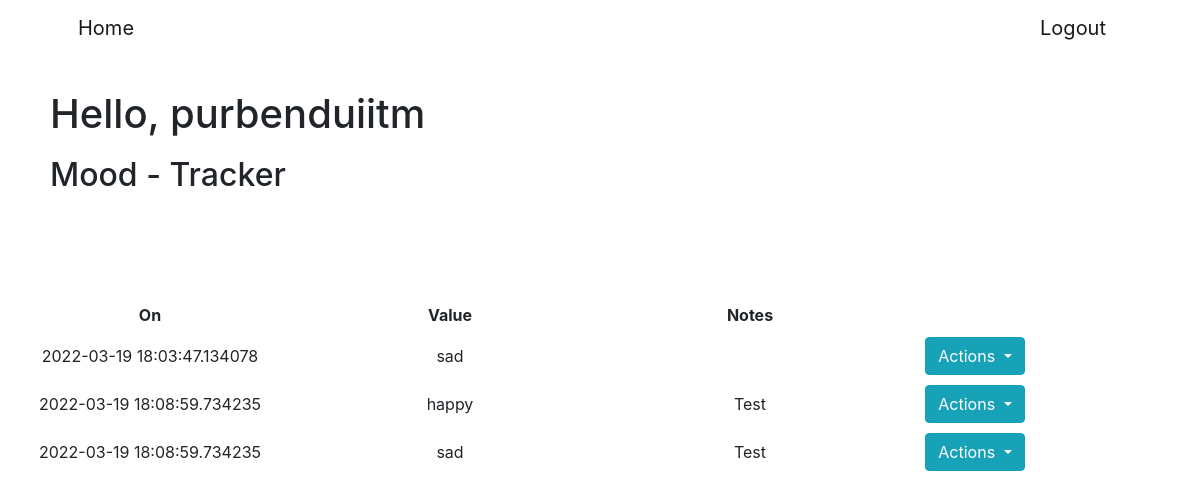
The app's page /purbenduiitm/trackers/Mood/show (signed in) with its own data.
### main.py (models this page shows)
class multiple(db.Model):
    __tablename__ = 'multiple'
    id = db.Column(db.Integer, nullable=False, primary_key=True)
    username = db.Column(db.String,
                         db.ForeignKey('authentication.username'),
                         nullable=False)
    value = db.Column(db.Integer, nullable=False)
    date = db.Column(db.String, nullable=False)
    trackerName = db.Column(db.String, nullable=False)
    notes = db.Column(db.String, nullable=True)

### main.py (the view, shortened to what this page needs)
@app.route("/<string:username>/trackers/<string:trackerName>/show",
           methods=["GET", "POST"])
def showData(username, trackerName):
    if len(loggedIn) == 0 or username != loggedIn[0]:
        return redirect("/")
    dataType = db.session.query(trackers).filter(
        trackers.username == username,
        trackers.trackerName == trackerName).first()
    if dataType.trackerType == 1:  # Numerical
        entry = db.session.query(numerical).filter(
            numerical.username == username,
            numerical.trackerName == trackerName).all()
        if entry == []:
            return render_template("noRecords.html",
                                   username=username,
                                   trackerName=trackerName)
        y, x = [], []
        for data in entry:
            y.append(data.value)
            x.append(data.date)
        f = plt.figure()
        f.set_figwidth(18)
        f.set_figheight(8)
        plt.plot(x, y, marker="o")
        plt.xlabel("Dates")
        plt.ylabel("Result")
        plt.savefig("static/trendline.png")
        return render_template("showData.html",
                               entry=entry,
                               trackerName=trackerName,
                               username=username,
                               image="/static/trendline.png")
    elif dataType.trackerType == 3:  # multiple
        entry = db.session.query(multiple).filter(
            multiple.username == username,
            multiple.trackerName == trackerName).all()
        if entry == []:
            return render_template("noRecords.html",
                                   username=username,
                                   trackerName=trackerName)
        return render_template("showData.html",
                               entry=entry,
                               trackerName=trackerName,
                               username=username,
                               b=3)

### templates/showData.html (shortened to what this page needs)
<!DOCTYPE html>
<html>
<head>
	<link rel="stylesheet" href="https://cdn.jsdelivr.net/npm/bootstrap@4.0.0/dist/css/bootstrap.min.css">
</head>
<body>
	<nav class="navbar navbar-expand-lg navbar-light" id="mainNav">
        <div class="container px-4 px-lg-5">
            <a class="navbar-brand" href="/{{ username }}/trackers"> Home </a>
            <a class="navbar-brand" href="/{{ username }}/logout"> Logout </a>
        </div>
    </nav>
	<br>
	<div>
		<h1 style="padding-left: 50px; padding-top: 10px;">Hello, {{ username }}</h1>
	</div>
	<div>
		<h2 style="padding-left: 50px; padding-top: 10px;">{{ trackerName }} - Tracker</h2>
	</div>
	<br><br>
    <br><br>
	<div>
		<table>
			<tr>
				<th style="text-align: center; width: 300px;padding: 5px;">On</th>
				<th style="text-align: center; width: 300px;padding: 5px;">Value</th>
				<th style="text-align: center; width: 300px;padding: 5px;">Notes</th>
			</tr>
			{% for data in entry %}
			<tr>
				<td style=" width: 300px;
		        text-align: center;
		        padding: 5px;">
		        {{ data['date'] }}</td>
				<td style=" width: 150px;
		        text-align: center;
		        padding: 5px;">
		    	{% if b==1 %}
		    		{% if data['value']==1 %}
		    			Completed
	    			{% else %}
	    				NOT Completed
    				{% endif %}
				{% else %}
					{{ data['value'] }}
		    	{% endif %}
		    	</td>
				<td style=" width: 150px;
		        text-align: center;
		        padding: 5px;">
		    	{{ data['notes'] }}
		    	</td>
				<td class="select" style=" width: 150px;
		        text-align: center;
		        padding: 5px;">
					<div class="btn-group">
					  <button type="button" class="btn btn-info dropdown-toggle" data-toggle="dropdown" aria-haspopup="true" aria-expanded="false">
					    Actions
					  </button>
					</div>
			</tr>
			{% endfor %}
		</table>
	</div>
</body>
</html>

### records on screen
multiple: date "2022-03-19 18:03:47.134078", value "sad"
multiple: date "2022-03-19 18:08:59.734235", value "happy", notes "Test"
multiple: date "2022-03-19 18:08:59.734235", value "sad", notes "Test"

### other values on screen
{{ username }} "purbenduiitm"
{{ trackerName }} "Mood"
